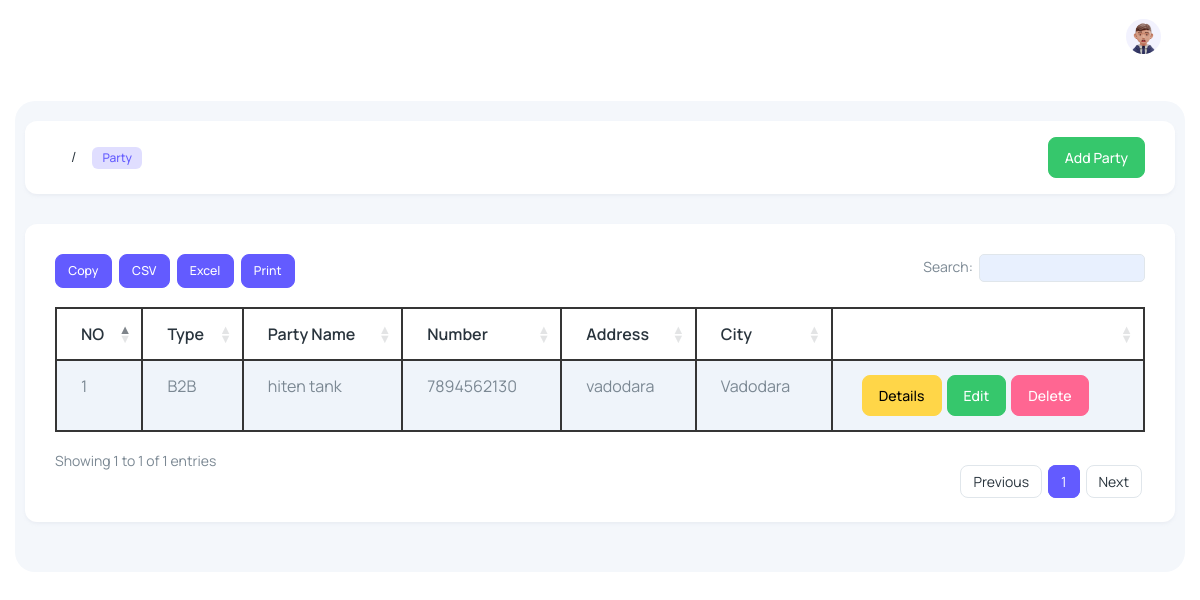
/Party (signed in), run on an earlier commit of the app's database.
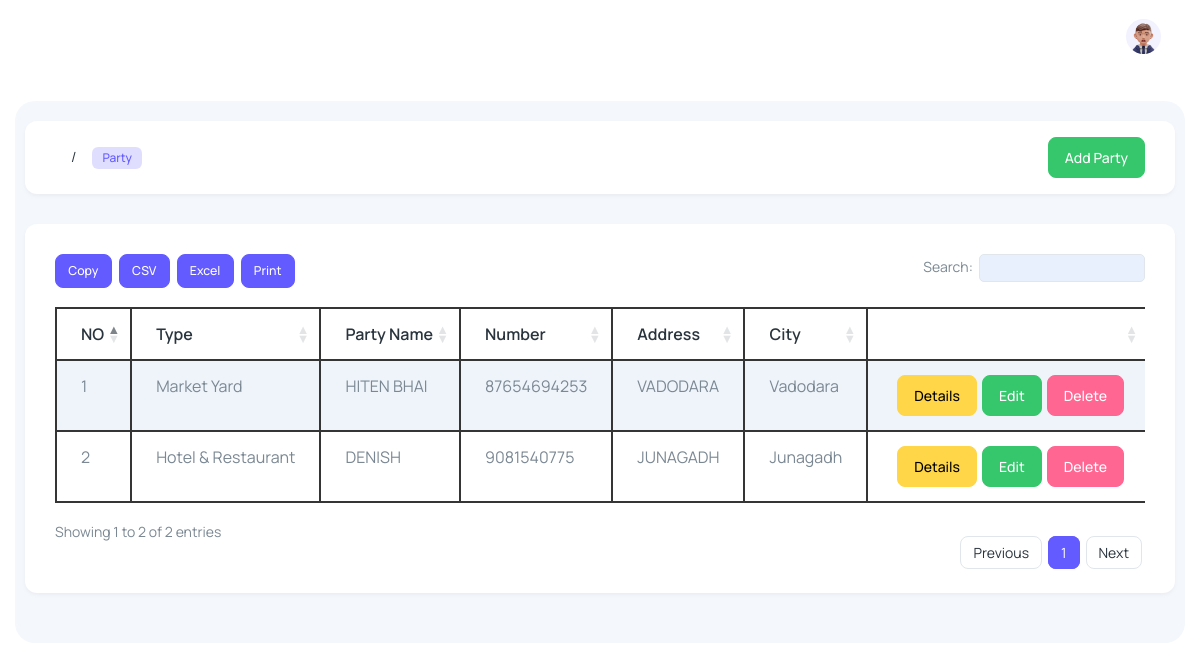
And on a later commit of the database.
### main/models.py (models this page shows)
class PartyModel(models.Model):
    user = models.CharField(max_length=100,null=True, blank=True)
    PartyName = models.CharField(max_length=100)
    Number = models.CharField(max_length=100, null=True, blank=True)
    Address = models.TextField()
    GSTNo = models.CharField(max_length=100)
    Email = models.CharField(max_length=100, null=True, blank=True)
    City = models.CharField(max_length=100, null=True, blank=True)
    Type = models.CharField(max_length=100,null=True, blank=True)

### main/views.py (the view)
# urls.py: path('Party',views.Party,name="Party"),
@login_required(login_url='Login')
def Party(request):
    if is_admin(request.user):
        data=PartyModel.objects.filter(user=request.user)
        return render(request,'admin/party.html',{'data':data})
    if is_user(request.user):
        data=PartyModel.objects.filter(user=request.user)
        return render(request,'party.html',{'data':data})

### main/views.py (called while the page is built)
def is_admin(user):
    data=User.objects.filter(is_superuser=True)
    for i in data:
        if str(i.username) == str(user):
            return True

### main/templates/admin/party.html (shortened to what this page needs)
﻿{% extends 'admin/main.html' %}
{% load static %}
{% block content %}
<div class="body-wrapper">
  <div class="container-fluid">
    <div class="card card-body py-3">
      <div class="row align-items-center">
        <div class="col-12">
          <div class="d-flex align-items-center justify-space-between">
            <nav aria-label="breadcrumb" class="">
              <ol class="breadcrumb">
                <li class="breadcrumb-item" aria-current="page">
                  <span class="badge fw-medium fs-2 bg-primary-subtle text-primary">
                    Party
                  </span>
                </li>
              </ol>
            </nav>
            <nav aria-label="breadcrumb" class="ms-auto">
              <ol class="breadcrumb">
                <a href="AddParty" class="btn btn-success">Add Party</a>
              </ol>
            </nav>
          </div>
        </div>
      </div>
    </div>
    <div class="datatables">
      <div class="card">
        <div class="card-body">
          <div class="table-responsive">
            <table id="file_export" class="table table-striped table-bordered display text-nowrap">
              <thead>
                <tr>
                  <th>NO</th>
                  <th>Type</th>
                  <th>Party Name</th>
                  <th>Number</th>
                  <th>Address</th>
                  <th>City</th>
                  <th></th>
                </tr>
              </thead>
              <tbody>
                {% for i in data %}
                <tr>
                  <td>{{forloop.counter}}</td>
                  <td>{{i.Type}}</td>
                  <td>{{i.PartyName}}</td>
                  <td>{{i.Number}}</td>
                  <td>{{i.Address}}</td>
                  <td>{{i.City}}</td>
                  <td>
                    <a class="btn btn-warning mr-3" href="/PartyDetails/{{i.id}}" style="margin-left: 5px;">Details</a><a class="btn btn-success mr-3" href="/EditParty/{{i.id}}" style="margin-left: 5px;">Edit</a><a href="DeleteParty/{{i.id}}" style="margin-left: 5px;" class="btn btn-danger">Delete</a>
                  </td>
                </tr>
                {% endfor %}
            </table>
          </div>
        </div>
      </div>
    </div>
  </div>
</div>
{% endblock content %}

What changed in the data, as far as the page shows it:
removed PartyModel: Type "B2B", PartyName "hiten tank", Number "7894562130", Address "vadodara", City "Vadodara"
added PartyModel: Type "Market Yard", PartyName "HITEN BHAI", Number "87654694253", Address "VADODARA", City "Vadodara"
added PartyModel: Type "Hotel & Restaurant", PartyName "DENISH", Number "9081540775", Address "JUNAGADH", City "Junagadh"
Also different on the page:
text written by a page script: "Copy CSV Excel Print Search: Showing 1 to 1 of 1 entries Previous 1 Next" → "Copy CSV Excel Print Search: Showing 1 to 2 of 2 entries Previous 1 Next"
